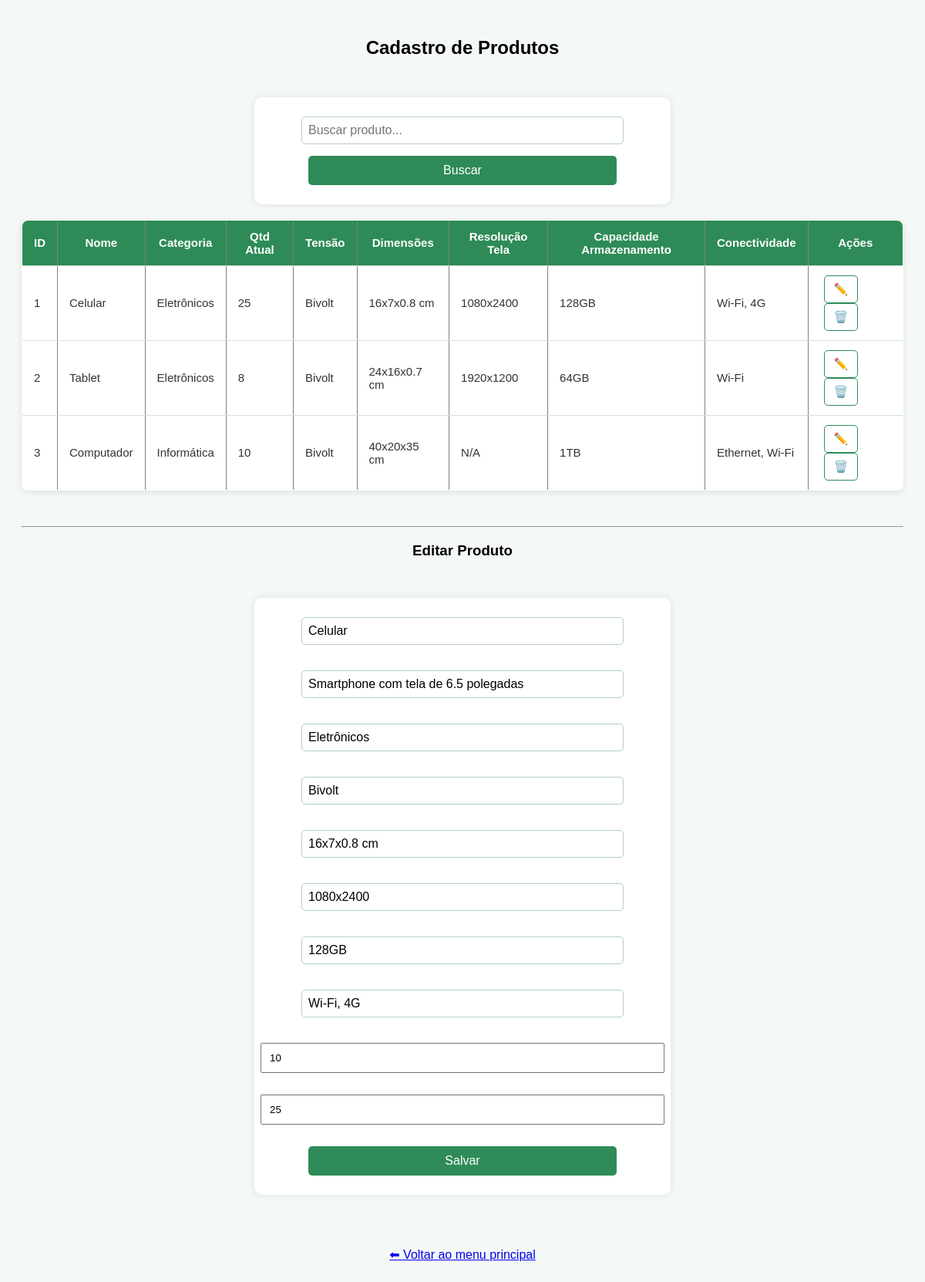
Page /cadastro_produto.php?editar=1 (signed in) on the earlier database version.
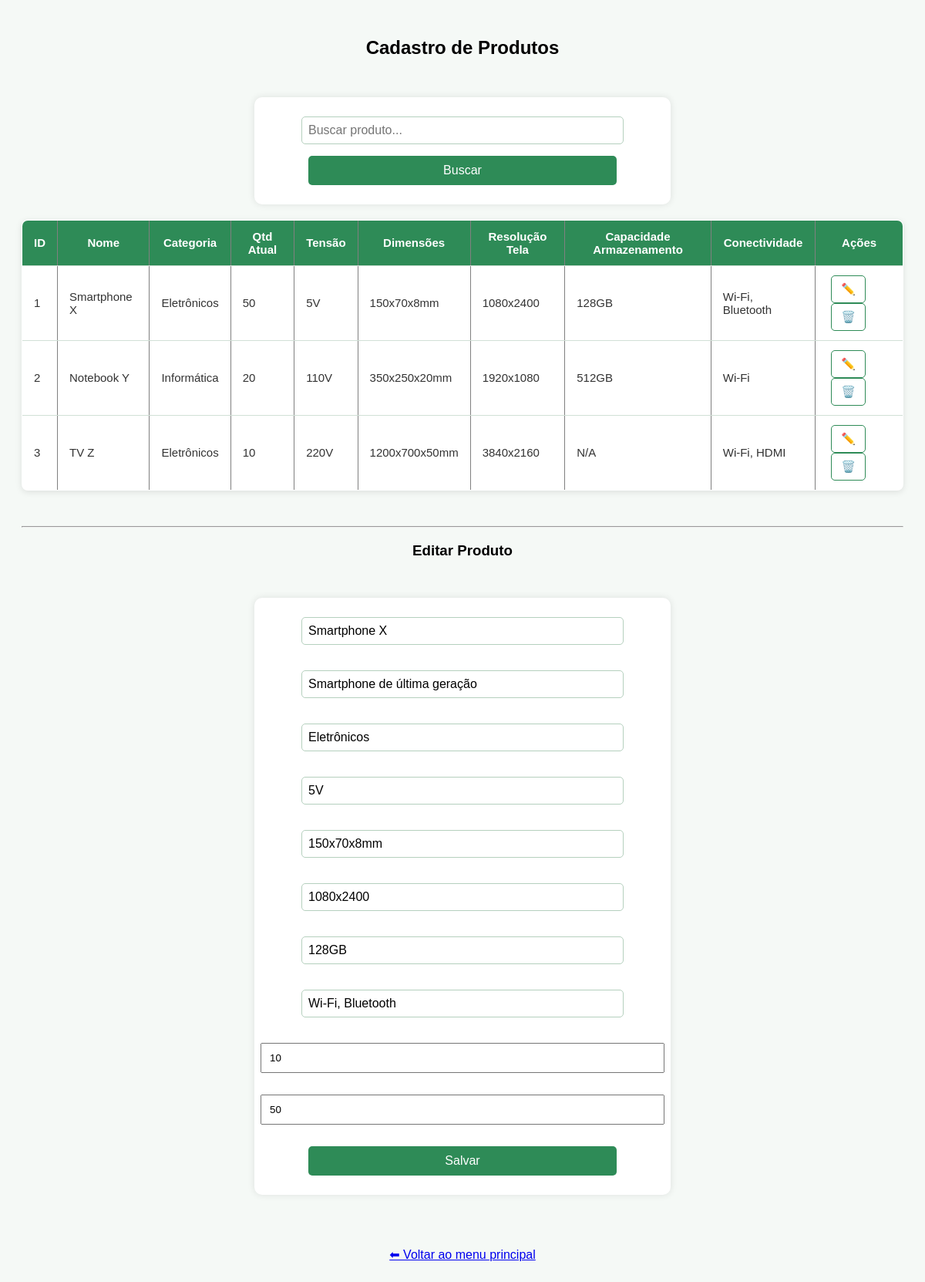
Same page on the later database version.
### tables this page shows
CREATE TABLE produtos (
  id_produto INT AUTO_INCREMENT PRIMARY KEY,
  nome VARCHAR(100) NOT NULL,
  descricao TEXT,
  categoria VARCHAR(50),
  tensao VARCHAR(20),
  dimensoes VARCHAR(50),
  resolucao_tela VARCHAR(50),
  capacidade_armazenamento VARCHAR(50),
  conectividade VARCHAR(50),
  quantidade_minima INT DEFAULT 0,
  quantidade_atual INT DEFAULT 0
);

### cadastro_produto.php (the view, shortened to what this page needs)
<?php
include('conexao.php');
$busca = isset($_GET['busca']) ? $_GET['busca'] : '';
$sql = "SELECT * FROM produtos WHERE nome LIKE '%$busca%'";
$result = $conn->query($sql);
$produtoEdit = [
    'id_produto' => '',
    'nome' => '',
    'descricao' => '',
    'categoria' => '',
    'quantidade_minima' => '',
    'quantidade_atual' => '',
    'tensao' => '',
    'dimensoes' => '',
    'resolucao_tela' => '',
    'capacidade_armazenamento' => '',
    'conectividade' => ''
];
if (isset($_GET['editar'])) {
    $idEditar = $_GET['editar'];
    $query = $conn->query("SELECT * FROM produtos WHERE id_produto=$idEditar");
    if ($query->num_rows > 0) {
        $produtoEdit = $query->fetch_assoc();
    }
}
?>
<!DOCTYPE html>
<html lang="pt-br">
<head>
<link rel="stylesheet" href="style.css">
</head>
<body>
<div class="container">
<h2>Cadastro de Produtos</h2>
<form method="get" style="margin-bottom:10px;">
  <input type="text" name="busca" placeholder="Buscar produto..." value="<?= htmlspecialchars($busca) ?>">
  <button type="submit">Buscar</button>
</form>
<table border="1">
<tr>
    <th>ID</th>
    <th>Nome</th>
    <th>Categoria</th>
    <th>Qtd Atual</th>
    <th>Tensão</th>
    <th>Dimensões</th>
    <th>Resolução Tela</th>
    <th>Capacidade Armazenamento</th>
    <th>Conectividade</th>
    <th>Ações</th>
</tr>
<?php if ($result->num_rows > 0): ?>
<?php while($p = $result->fetch_assoc()): ?>
<tr>
    <td><?= $p['id_produto'] ?></td>
    <td><?= htmlspecialchars($p['nome']) ?></td>
    <td><?= htmlspecialchars($p['categoria']) ?></td>
    <td><?= $p['quantidade_atual'] ?></td>
    <td><?= htmlspecialchars($p['tensao']) ?></td>
    <td><?= htmlspecialchars($p['dimensoes']) ?></td>
    <td><?= htmlspecialchars($p['resolucao_tela']) ?></td>
    <td><?= htmlspecialchars($p['capacidade_armazenamento']) ?></td>
    <td><?= htmlspecialchars($p['conectividade']) ?></td>
    <td>
        <a href="?editar=<?= $p['id_produto'] ?>">✏️</a>
        <a href="?excluir=<?= $p['id_produto'] ?>" onclick="return confirm('Deseja realmente excluir este produto?')">🗑️</a>
    </td>
</tr>
<?php endwhile; ?>
<?php else: ?>
<tr><td colspan="10">Nenhum produto encontrado.</td></tr>
<?php endif; ?>
</table>
<br>
<hr>
<h3><?= $produtoEdit['id_produto'] ? "Editar Produto" : "Adicionar Novo Produto" ?></h3>
<form method="post">
  <input type="text" name="nome" placeholder="Nome" value="<?= htmlspecialchars($produtoEdit['nome']) ?>" required><br>
  <input type="text" name="descricao" placeholder="Descrição" value="<?= htmlspecialchars($produtoEdit['descricao']) ?>"><br>
  <input type="text" name="categoria" placeholder="Categoria" value="<?= htmlspecialchars($produtoEdit['categoria']) ?>"><br>
  <input type="text" name="tensao" placeholder="Tensão" value="<?= htmlspecialchars($produtoEdit['tensao']) ?>"><br>
  <input type="text" name="dimensoes" placeholder="Dimensões" value="<?= htmlspecialchars($produtoEdit['dimensoes']) ?>"><br>
  <input type="text" name="resolucao_tela" placeholder="Resolução da Tela" value="<?= htmlspecialchars($produtoEdit['resolucao_tela']) ?>"><br>
  <input type="text" name="capacidade_armazenamento" placeholder="Capacidade de Armazenamento" value="<?= htmlspecialchars($produtoEdit['capacidade_armazenamento']) ?>"><br>
  <input type="text" name="conectividade" placeholder="Conectividade" value="<?= htmlspecialchars($produtoEdit['conectividade']) ?>"><br>
  <input type="number" name="minimo" placeholder="Qtd Mínima" value="<?= htmlspecialchars($produtoEdit['quantidade_minima']) ?>" required><br>
  <input type="number" name="quantidade" placeholder="Qtd Atual" value="<?= htmlspecialchars($produtoEdit['quantidade_atual']) ?>" <?= $produtoEdit['id_produto'] ? 'readonly' : '' ?> required><br>
  <button type="submit" name="salvar">Salvar</button>
</form>
<br>
<a href="Painel.php">⬅ Voltar ao menu principal</a>
</div>
</body>
</html>

Differences in the rows shown:
changed produtos "128GB": nome "Celular" → "Smartphone X"; quantidade_atual "25" → "50"; tensao "Bivolt" → "5V"; dimensoes "16x7x0.8 cm" → "150x70x8mm"; conectividade "Wi-Fi, 4G" → "Wi-Fi, Bluetooth"; descricao "Smartphone com tela de 6.5 polegadas" → "Smartphone de última geração"; quantidade "25" → "50"
changed produtos "Wi-Fi": nome "Tablet" → "Notebook Y"; categoria "Eletrônicos" → "Informática"; quantidade_atual "8" → "20"; tensao "Bivolt" → "110V"; dimensoes "24x16x0.7 cm" → "350x250x20mm"; resolucao_tela "1920x1200" → "1920x1080"; capacidade_armazenamento "64GB" → "512GB"
changed produtos id 3: nome "Computador" → "TV Z"; categoria "Informática" → "Eletrônicos"; tensao "Bivolt" → "220V"; dimensoes "40x20x35 cm" → "1200x700x50mm"; resolucao_tela "N/A" → "3840x2160"; capacidade_armazenamento "1TB" → "N/A"; conectividade "Ethernet, Wi-Fi" → "Wi-Fi, HDMI"
